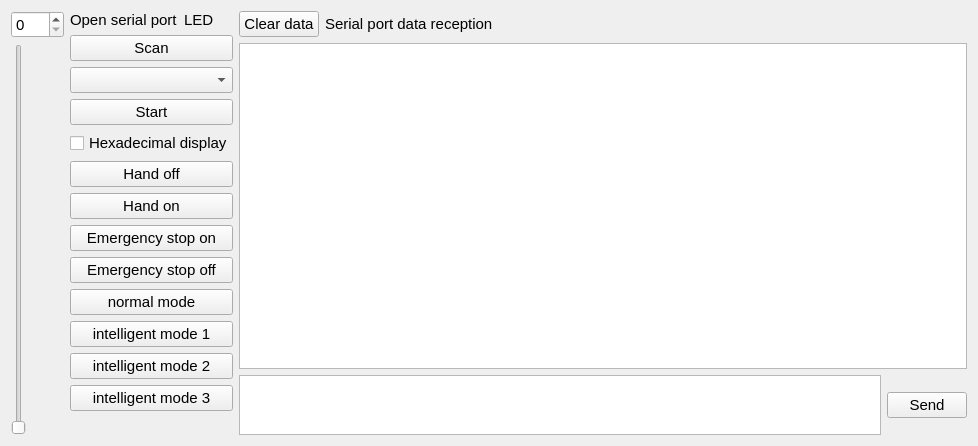
<?xml version="1.0" encoding="UTF-8"?>
<ui version="4.0">
 <class>serialManager</class>
 <widget class="QWidget" name="serialManager">
  <property name="geometry">
   <rect>
    <x>0</x>
    <y>0</y>
    <width>978</width>
    <height>446</height>
   </rect>
  </property>
  <property name="windowTitle">
   <string>Form</string>
  </property>
  <layout class="QGridLayout" name="gridLayout">
   <item row="0" column="0">
    <layout class="QVBoxLayout" name="verticalLayout">
     <item>
      <widget class="QSpinBox" name="Value">
       <property name="font">
        <font>
         <pointsize>11</pointsize>
        </font>
       </property>
       <property name="maximum">
        <number>160</number>
       </property>
      </widget>
     </item>
     <item>
      <widget class="QSlider" name="Hand">
       <property name="maximum">
        <number>160</number>
       </property>
       <property name="orientation">
        <enum>Qt::Vertical</enum>
       </property>
      </widget>
     </item>
    </layout>
   </item>
   <item row="0" column="1">
    <layout class="QVBoxLayout" name="verticalLayout_2">
     <item>
      <layout class="QHBoxLayout" name="horizontalLayout">
       <item>
        <widget class="QLabel" name="label">
         <property name="font">
          <font>
           <pointsize>11</pointsize>
          </font>
         </property>
         <property name="text">
          <string>Open serial port</string>
         </property>
        </widget>
       </item>
       <item>
        <widget class="QLabel" name="LED">
         <property name="font">
          <font>
           <pointsize>11</pointsize>
          </font>
         </property>
         <property name="text">
          <string>LED</string>
         </property>
        </widget>
       </item>
      </layout>
     </item>
     <item>
      <widget class="QPushButton" name="ButtonScan">
       <property name="font">
        <font>
         <pointsize>11</pointsize>
        </font>
       </property>
       <property name="text">
        <string>Scan</string>
       </property>
      </widget>
     </item>
     <item>
      <widget class="QComboBox" name="Choose">
       <property name="font">
        <font>
         <pointsize>11</pointsize>
        </font>
       </property>
      </widget>
     </item>
     <item>
      <widget class="QPushButton" name="ButtonOpen">
       <property name="font">
        <font>
         <pointsize>11</pointsize>
        </font>
       </property>
       <property name="text">
        <string>Start</string>
       </property>
      </widget>
     </item>
     <item>
      <widget class="QCheckBox" name="checkBox">
       <property name="font">
        <font>
         <pointsize>11</pointsize>
        </font>
       </property>
       <property name="text">
        <string>Hexadecimal display</string>
       </property>
      </widget>
     </item>
     <item>
      <widget class="QPushButton" name="ButtonClawClose">
       <property name="font">
        <font>
         <pointsize>11</pointsize>
        </font>
       </property>
       <property name="text">
        <string>Hand off</string>
       </property>
      </widget>
     </item>
     <item>
      <widget class="QPushButton" name="ButtonClawOpen">
       <property name="font">
        <font>
         <pointsize>11</pointsize>
        </font>
       </property>
       <property name="text">
        <string>Hand on</string>
       </property>
      </widget>
     </item>
     <item>
      <widget class="QPushButton" name="ButtonStop">
       <property name="font">
        <font>
         <pointsize>11</pointsize>
        </font>
       </property>
       <property name="text">
        <string>Emergency stop on</string>
       </property>
      </widget>
     </item>
     <item>
      <widget class="QPushButton" name="ButtonStart">
       <property name="font">
        <font>
         <pointsize>11</pointsize>
        </font>
       </property>
       <property name="text">
        <string>Emergency stop off</string>
       </property>
      </widget>
     </item>
     <item>
      <widget class="QPushButton" name="Mode1">
       <property name="font">
        <font>
         <pointsize>11</pointsize>
        </font>
       </property>
       <property name="text">
        <string>normal mode</string>
       </property>
      </widget>
     </item>
     <item>
      <widget class="QPushButton" name="Mode2">
       <property name="font">
        <font>
         <pointsize>11</pointsize>
        </font>
       </property>
       <property name="text">
        <string>intelligent mode 1</string>
       </property>
      </widget>
     </item>
     <item>
      <widget class="QPushButton" name="Mode3">
       <property name="font">
        <font>
         <pointsize>11</pointsize>
        </font>
       </property>
       <property name="text">
        <string>intelligent mode 2</string>
       </property>
      </widget>
     </item>
     <item>
      <widget class="QPushButton" name="Mode4">
       <property name="font">
        <font>
         <pointsize>11</pointsize>
        </font>
       </property>
       <property name="text">
        <string>intelligent mode 3</string>
       </property>
      </widget>
     </item>
     <item>
      <spacer name="verticalSpacer">
       <property name="orientation">
        <enum>Qt::Vertical</enum>
       </property>
       <property name="sizeHint" stdset="0">
        <size>
         <width>20</width>
         <height>40</height>
        </size>
       </property>
      </spacer>
     </item>
    </layout>
   </item>
   <item row="0" column="2">
    <layout class="QVBoxLayout" name="verticalLayout_4">
     <item>
      <layout class="QVBoxLayout" name="verticalLayout_3">
       <item>
        <layout class="QHBoxLayout" name="horizontalLayout_2">
         <item>
          <widget class="QPushButton" name="ButtonClean">
           <property name="font">
            <font>
             <pointsize>11</pointsize>
            </font>
           </property>
           <property name="text">
            <string>Clear data</string>
           </property>
          </widget>
         </item>
         <item>
          <widget class="QLabel" name="label_3">
           <property name="font">
            <font>
             <pointsize>11</pointsize>
            </font>
           </property>
           <property name="text">
            <string>Serial port data reception</string>
           </property>
          </widget>
         </item>
         <item>
          <spacer name="horizontalSpacer">
           <property name="orientation">
            <enum>Qt::Horizontal</enum>
           </property>
           <property name="sizeHint" stdset="0">
            <size>
             <width>40</width>
             <height>20</height>
            </size>
           </property>
          </spacer>
         </item>
        </layout>
       </item>
       <item>
        <widget class="QTextEdit" name="TeditRecv">
         <property name="minimumSize">
          <size>
           <width>720</width>
           <height>0</height>
          </size>
         </property>
         <property name="font">
          <font>
           <pointsize>11</pointsize>
          </font>
         </property>
        </widget>
       </item>
      </layout>
     </item>
     <item>
      <layout class="QHBoxLayout" name="horizontalLayout_3">
       <item>
        <widget class="QTextEdit" name="TeditSend">
         <property name="maximumSize">
          <size>
           <width>16777215</width>
           <height>60</height>
          </size>
         </property>
        </widget>
       </item>
       <item>
        <widget class="QPushButton" name="ButtonSend">
         <property name="font">
          <font>
           <pointsize>11</pointsize>
          </font>
         </property>
         <property name="text">
          <string>Send</string>
         </property>
        </widget>
       </item>
      </layout>
     </item>
    </layout>
   </item>
  </layout>
 </widget>
 <resources/>
 <connections/>
</ui>
